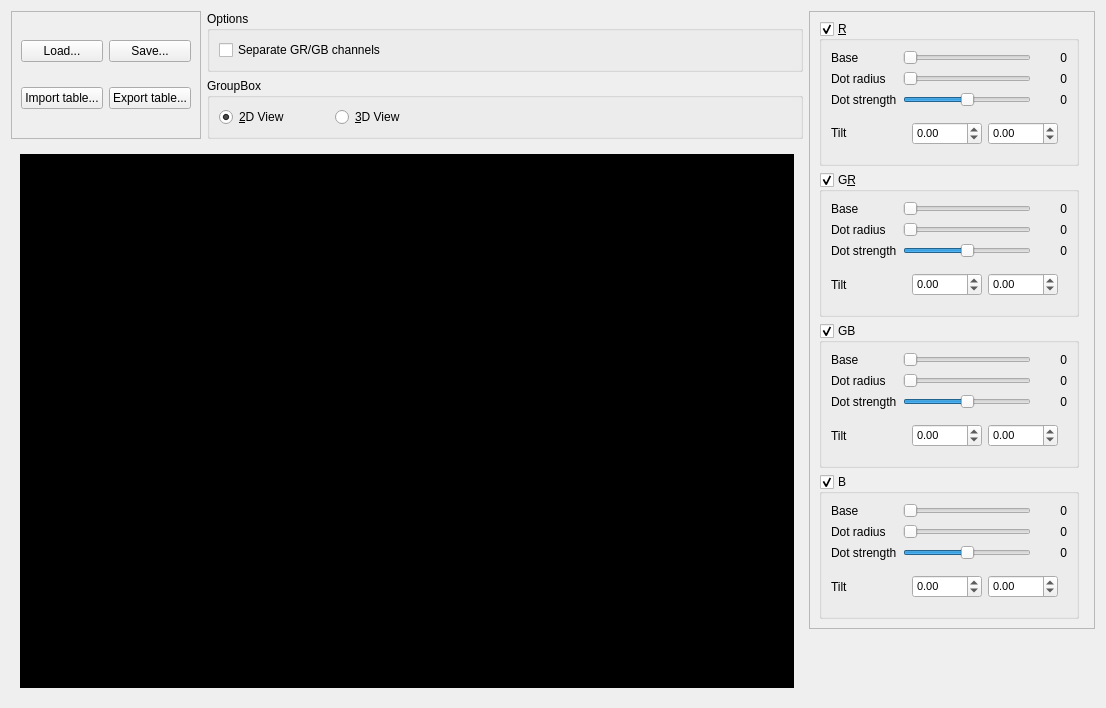
<?xml version="1.0" encoding="UTF-8"?>
<ui version="4.0">
 <class>MainWindow</class>
 <widget class="QWidget" name="MainWindow">
  <property name="geometry">
   <rect>
    <x>0</x>
    <y>0</y>
    <width>1106</width>
    <height>708</height>
   </rect>
  </property>
  <property name="windowTitle">
   <string>Lens Shader Editor</string>
  </property>
  <layout class="QGridLayout" name="gridLayout_8">
   <item row="0" column="0" rowspan="2">
    <widget class="QFrame" name="frame_2">
     <property name="frameShape">
      <enum>QFrame::StyledPanel</enum>
     </property>
     <property name="frameShadow">
      <enum>QFrame::Raised</enum>
     </property>
     <layout class="QGridLayout" name="gridLayout_11">
      <item row="0" column="0">
       <widget class="QPushButton" name="loadBtn">
        <property name="text">
         <string>Load...</string>
        </property>
       </widget>
      </item>
      <item row="0" column="1">
       <widget class="QPushButton" name="saveBtn">
        <property name="text">
         <string>Save...</string>
        </property>
       </widget>
      </item>
      <item row="1" column="0">
       <widget class="QPushButton" name="importBtn">
        <property name="text">
         <string>Import table...</string>
        </property>
       </widget>
      </item>
      <item row="1" column="1">
       <widget class="QPushButton" name="exportBtn">
        <property name="text">
         <string>Export table...</string>
        </property>
       </widget>
      </item>
     </layout>
    </widget>
   </item>
   <item row="0" column="2" rowspan="4">
    <widget class="QFrame" name="frame">
     <property name="frameShape">
      <enum>QFrame::StyledPanel</enum>
     </property>
     <property name="frameShadow">
      <enum>QFrame::Raised</enum>
     </property>
     <layout class="QGridLayout" name="gridLayout_5">
      <item row="5" column="0" colspan="2">
       <widget class="QGroupBox" name="groupBox_2">
        <property name="sizePolicy">
         <sizepolicy hsizetype="Maximum" vsizetype="Preferred">
          <horstretch>0</horstretch>
          <verstretch>0</verstretch>
         </sizepolicy>
        </property>
        <property name="title">
         <string>GB</string>
        </property>
        <property name="checkable">
         <bool>true</bool>
        </property>
        <layout class="QGridLayout" name="gridLayout_3">
         <item row="0" column="0">
          <widget class="QLabel" name="label_8">
           <property name="text">
            <string>Base</string>
           </property>
          </widget>
         </item>
         <item row="0" column="1">
          <widget class="QSlider" name="gb_base">
           <property name="minimumSize">
            <size>
             <width>128</width>
             <height>0</height>
            </size>
           </property>
           <property name="maximum">
            <number>255</number>
           </property>
           <property name="orientation">
            <enum>Qt::Horizontal</enum>
           </property>
          </widget>
         </item>
         <item row="1" column="0">
          <widget class="QLabel" name="label_9">
           <property name="text">
            <string>Dot radius</string>
           </property>
          </widget>
         </item>
         <item row="1" column="1">
          <widget class="QSlider" name="gb_radius">
           <property name="minimumSize">
            <size>
             <width>128</width>
             <height>0</height>
            </size>
           </property>
           <property name="maximum">
            <number>100</number>
           </property>
           <property name="orientation">
            <enum>Qt::Horizontal</enum>
           </property>
          </widget>
         </item>
         <item row="2" column="0">
          <widget class="QLabel" name="label_10">
           <property name="text">
            <string>Dot strength</string>
           </property>
          </widget>
         </item>
         <item row="2" column="1">
          <widget class="QSlider" name="gb_strength">
           <property name="minimumSize">
            <size>
             <width>128</width>
             <height>0</height>
            </size>
           </property>
           <property name="minimum">
            <number>-128</number>
           </property>
           <property name="maximum">
            <number>128</number>
           </property>
           <property name="orientation">
            <enum>Qt::Horizontal</enum>
           </property>
          </widget>
         </item>
         <item row="0" column="2">
          <widget class="QLabel" name="gb_v_base">
           <property name="minimumSize">
            <size>
             <width>30</width>
             <height>0</height>
            </size>
           </property>
           <property name="text">
            <string>0</string>
           </property>
           <property name="alignment">
            <set>Qt::AlignRight|Qt::AlignTrailing|Qt::AlignVCenter</set>
           </property>
          </widget>
         </item>
         <item row="1" column="2">
          <widget class="QLabel" name="gb_v_radius">
           <property name="minimumSize">
            <size>
             <width>30</width>
             <height>0</height>
            </size>
           </property>
           <property name="text">
            <string>0</string>
           </property>
           <property name="alignment">
            <set>Qt::AlignRight|Qt::AlignTrailing|Qt::AlignVCenter</set>
           </property>
          </widget>
         </item>
         <item row="2" column="2">
          <widget class="QLabel" name="gb_v_strength">
           <property name="minimumSize">
            <size>
             <width>30</width>
             <height>0</height>
            </size>
           </property>
           <property name="text">
            <string>0</string>
           </property>
           <property name="alignment">
            <set>Qt::AlignRight|Qt::AlignTrailing|Qt::AlignVCenter</set>
           </property>
          </widget>
         </item>
         <item row="3" column="0">
          <widget class="QLabel" name="label_15">
           <property name="text">
            <string>Tilt</string>
           </property>
          </widget>
         </item>
         <item row="3" column="1" colspan="2">
          <widget class="QWidget" name="widget_4" native="true">
           <layout class="QGridLayout" name="gridLayout_13">
            <item row="0" column="0">
             <widget class="QDoubleSpinBox" name="gb_tilt_h">
              <property name="font">
               <font>
                <pointsize>8</pointsize>
               </font>
              </property>
              <property name="minimum">
               <double>-45.000000000000000</double>
              </property>
              <property name="maximum">
               <double>45.000000000000000</double>
              </property>
             </widget>
            </item>
            <item row="0" column="1">
             <widget class="QDoubleSpinBox" name="gb_tilt_v">
              <property name="font">
               <font>
                <pointsize>8</pointsize>
               </font>
              </property>
              <property name="minimum">
               <double>-45.000000000000000</double>
              </property>
              <property name="maximum">
               <double>45.000000000000000</double>
              </property>
             </widget>
            </item>
           </layout>
          </widget>
         </item>
        </layout>
       </widget>
      </item>
      <item row="6" column="0" colspan="2">
       <widget class="QGroupBox" name="groupBox_3">
        <property name="sizePolicy">
         <sizepolicy hsizetype="Maximum" vsizetype="Preferred">
          <horstretch>0</horstretch>
          <verstretch>0</verstretch>
         </sizepolicy>
        </property>
        <property name="title">
         <string>B</string>
        </property>
        <property name="checkable">
         <bool>true</bool>
        </property>
        <layout class="QGridLayout" name="gridLayout_4">
         <item row="1" column="0">
          <widget class="QLabel" name="label_12">
           <property name="text">
            <string>Dot radius</string>
           </property>
          </widget>
         </item>
         <item row="1" column="1">
          <widget class="QSlider" name="b_radius">
           <property name="minimumSize">
            <size>
             <width>128</width>
             <height>0</height>
            </size>
           </property>
           <property name="maximum">
            <number>100</number>
           </property>
           <property name="orientation">
            <enum>Qt::Horizontal</enum>
           </property>
          </widget>
         </item>
         <item row="2" column="0">
          <widget class="QLabel" name="label_13">
           <property name="text">
            <string>Dot strength</string>
           </property>
          </widget>
         </item>
         <item row="2" column="1">
          <widget class="QSlider" name="b_strength">
           <property name="minimumSize">
            <size>
             <width>128</width>
             <height>0</height>
            </size>
           </property>
           <property name="minimum">
            <number>-128</number>
           </property>
           <property name="maximum">
            <number>128</number>
           </property>
           <property name="orientation">
            <enum>Qt::Horizontal</enum>
           </property>
          </widget>
         </item>
         <item row="0" column="0">
          <widget class="QLabel" name="label_11">
           <property name="text">
            <string>Base</string>
           </property>
          </widget>
         </item>
         <item row="0" column="1">
          <widget class="QSlider" name="b_base">
           <property name="minimumSize">
            <size>
             <width>128</width>
             <height>0</height>
            </size>
           </property>
           <property name="maximum">
            <number>255</number>
           </property>
           <property name="orientation">
            <enum>Qt::Horizontal</enum>
           </property>
          </widget>
         </item>
         <item row="0" column="2">
          <widget class="QLabel" name="b_v_base">
           <property name="minimumSize">
            <size>
             <width>30</width>
             <height>0</height>
            </size>
           </property>
           <property name="text">
            <string>0</string>
           </property>
           <property name="alignment">
            <set>Qt::AlignRight|Qt::AlignTrailing|Qt::AlignVCenter</set>
           </property>
          </widget>
         </item>
         <item row="1" column="2">
          <widget class="QLabel" name="b_v_radius">
           <property name="minimumSize">
            <size>
             <width>30</width>
             <height>0</height>
            </size>
           </property>
           <property name="text">
            <string>0</string>
           </property>
           <property name="alignment">
            <set>Qt::AlignRight|Qt::AlignTrailing|Qt::AlignVCenter</set>
           </property>
          </widget>
         </item>
         <item row="2" column="2">
          <widget class="QLabel" name="b_v_strength">
           <property name="minimumSize">
            <size>
             <width>30</width>
             <height>0</height>
            </size>
           </property>
           <property name="text">
            <string>0</string>
           </property>
           <property name="alignment">
            <set>Qt::AlignRight|Qt::AlignTrailing|Qt::AlignVCenter</set>
           </property>
          </widget>
         </item>
         <item row="3" column="1" colspan="2">
          <widget class="QWidget" name="widget_5" native="true">
           <layout class="QGridLayout" name="gridLayout_14">
            <item row="0" column="0">
             <widget class="QDoubleSpinBox" name="b_tilt_h">
              <property name="font">
               <font>
                <pointsize>8</pointsize>
               </font>
              </property>
              <property name="minimum">
               <double>-45.000000000000000</double>
              </property>
              <property name="maximum">
               <double>45.000000000000000</double>
              </property>
             </widget>
            </item>
            <item row="0" column="1">
             <widget class="QDoubleSpinBox" name="b_tilt_v">
              <property name="font">
               <font>
                <pointsize>8</pointsize>
               </font>
              </property>
              <property name="minimum">
               <double>-45.000000000000000</double>
              </property>
              <property name="maximum">
               <double>45.000000000000000</double>
              </property>
             </widget>
            </item>
           </layout>
          </widget>
         </item>
         <item row="3" column="0">
          <widget class="QLabel" name="label_16">
           <property name="text">
            <string>Tilt</string>
           </property>
          </widget>
         </item>
        </layout>
       </widget>
      </item>
      <item row="1" column="0" colspan="2">
       <widget class="QGroupBox" name="groupBox">
        <property name="sizePolicy">
         <sizepolicy hsizetype="Maximum" vsizetype="Preferred">
          <horstretch>0</horstretch>
          <verstretch>0</verstretch>
         </sizepolicy>
        </property>
        <property name="title">
         <string>&amp;R</string>
        </property>
        <property name="checkable">
         <bool>true</bool>
        </property>
        <layout class="QGridLayout" name="gridLayout">
         <item row="0" column="0">
          <widget class="QLabel" name="label_2">
           <property name="text">
            <string>Base</string>
           </property>
          </widget>
         </item>
         <item row="2" column="0">
          <widget class="QLabel" name="label_4">
           <property name="text">
            <string>Dot strength</string>
           </property>
          </widget>
         </item>
         <item row="2" column="1">
          <widget class="QSlider" name="r_strength">
           <property name="minimumSize">
            <size>
             <width>128</width>
             <height>0</height>
            </size>
           </property>
           <property name="minimum">
            <number>-128</number>
           </property>
           <property name="maximum">
            <number>128</number>
           </property>
           <property name="orientation">
            <enum>Qt::Horizontal</enum>
           </property>
          </widget>
         </item>
         <item row="1" column="0">
          <widget class="QLabel" name="label_3">
           <property name="text">
            <string>Dot radius</string>
           </property>
          </widget>
         </item>
         <item row="0" column="1">
          <widget class="QSlider" name="r_base">
           <property name="minimumSize">
            <size>
             <width>128</width>
             <height>0</height>
            </size>
           </property>
           <property name="maximum">
            <number>255</number>
           </property>
           <property name="orientation">
            <enum>Qt::Horizontal</enum>
           </property>
          </widget>
         </item>
         <item row="1" column="1">
          <widget class="QSlider" name="r_radius">
           <property name="minimumSize">
            <size>
             <width>128</width>
             <height>0</height>
            </size>
           </property>
           <property name="maximum">
            <number>100</number>
           </property>
           <property name="orientation">
            <enum>Qt::Horizontal</enum>
           </property>
          </widget>
         </item>
         <item row="2" column="2">
          <widget class="QLabel" name="r_v_strength">
           <property name="minimumSize">
            <size>
             <width>30</width>
             <height>0</height>
            </size>
           </property>
           <property name="text">
            <string>0</string>
           </property>
           <property name="alignment">
            <set>Qt::AlignRight|Qt::AlignTrailing|Qt::AlignVCenter</set>
           </property>
          </widget>
         </item>
         <item row="3" column="0">
          <widget class="QLabel" name="label">
           <property name="sizePolicy">
            <sizepolicy hsizetype="Preferred" vsizetype="Maximum">
             <horstretch>0</horstretch>
             <verstretch>0</verstretch>
            </sizepolicy>
           </property>
           <property name="text">
            <string>Tilt</string>
           </property>
          </widget>
         </item>
         <item row="0" column="2">
          <widget class="QLabel" name="r_v_base">
           <property name="minimumSize">
            <size>
             <width>30</width>
             <height>0</height>
            </size>
           </property>
           <property name="text">
            <string>0</string>
           </property>
           <property name="alignment">
            <set>Qt::AlignRight|Qt::AlignTrailing|Qt::AlignVCenter</set>
           </property>
          </widget>
         </item>
         <item row="1" column="2">
          <widget class="QLabel" name="r_v_radius">
           <property name="minimumSize">
            <size>
             <width>30</width>
             <height>0</height>
            </size>
           </property>
           <property name="text">
            <string>0</string>
           </property>
           <property name="alignment">
            <set>Qt::AlignRight|Qt::AlignTrailing|Qt::AlignVCenter</set>
           </property>
          </widget>
         </item>
         <item row="3" column="1" colspan="2">
          <widget class="QWidget" name="widget" native="true">
           <property name="sizePolicy">
            <sizepolicy hsizetype="Preferred" vsizetype="Maximum">
             <horstretch>0</horstretch>
             <verstretch>0</verstretch>
            </sizepolicy>
           </property>
           <layout class="QGridLayout" name="gridLayout_10">
            <item row="0" column="0">
             <widget class="QDoubleSpinBox" name="r_tilt_h">
              <property name="sizePolicy">
               <sizepolicy hsizetype="Minimum" vsizetype="Fixed">
                <horstretch>0</horstretch>
                <verstretch>0</verstretch>
               </sizepolicy>
              </property>
              <property name="font">
               <font>
                <pointsize>8</pointsize>
               </font>
              </property>
              <property name="minimum">
               <double>-45.000000000000000</double>
              </property>
              <property name="maximum">
               <double>45.000000000000000</double>
              </property>
             </widget>
            </item>
            <item row="0" column="1">
             <widget class="QDoubleSpinBox" name="r_tilt_v">
              <property name="sizePolicy">
               <sizepolicy hsizetype="Minimum" vsizetype="Maximum">
                <horstretch>0</horstretch>
                <verstretch>0</verstretch>
               </sizepolicy>
              </property>
              <property name="font">
               <font>
                <pointsize>8</pointsize>
               </font>
              </property>
              <property name="minimum">
               <double>-45.000000000000000</double>
              </property>
              <property name="maximum">
               <double>45.000000000000000</double>
              </property>
             </widget>
            </item>
           </layout>
          </widget>
         </item>
        </layout>
       </widget>
      </item>
      <item row="4" column="0">
       <widget class="QGroupBox" name="groupBox_1">
        <property name="sizePolicy">
         <sizepolicy hsizetype="Maximum" vsizetype="Preferred">
          <horstretch>0</horstretch>
          <verstretch>0</verstretch>
         </sizepolicy>
        </property>
        <property name="title">
         <string>G&amp;R</string>
        </property>
        <property name="checkable">
         <bool>true</bool>
        </property>
        <layout class="QGridLayout" name="gridLayout_2">
         <item row="0" column="0">
          <widget class="QLabel" name="label_5">
           <property name="text">
            <string>Base</string>
           </property>
          </widget>
         </item>
         <item row="2" column="0">
          <widget class="QLabel" name="label_7">
           <property name="text">
            <string>Dot strength</string>
           </property>
          </widget>
         </item>
         <item row="1" column="0">
          <widget class="QLabel" name="label_6">
           <property name="text">
            <string>Dot radius</string>
           </property>
          </widget>
         </item>
         <item row="1" column="1">
          <widget class="QSlider" name="gr_radius">
           <property name="minimumSize">
            <size>
             <width>128</width>
             <height>0</height>
            </size>
           </property>
           <property name="maximum">
            <number>100</number>
           </property>
           <property name="orientation">
            <enum>Qt::Horizontal</enum>
           </property>
          </widget>
         </item>
         <item row="0" column="1">
          <widget class="QSlider" name="gr_base">
           <property name="minimumSize">
            <size>
             <width>128</width>
             <height>0</height>
            </size>
           </property>
           <property name="maximum">
            <number>255</number>
           </property>
           <property name="orientation">
            <enum>Qt::Horizontal</enum>
           </property>
          </widget>
         </item>
         <item row="1" column="2">
          <widget class="QLabel" name="gr_v_radius">
           <property name="minimumSize">
            <size>
             <width>30</width>
             <height>0</height>
            </size>
           </property>
           <property name="text">
            <string>0</string>
           </property>
           <property name="alignment">
            <set>Qt::AlignRight|Qt::AlignTrailing|Qt::AlignVCenter</set>
           </property>
          </widget>
         </item>
         <item row="2" column="2">
          <widget class="QLabel" name="gr_v_strength">
           <property name="minimumSize">
            <size>
             <width>30</width>
             <height>0</height>
            </size>
           </property>
           <property name="text">
            <string>0</string>
           </property>
           <property name="alignment">
            <set>Qt::AlignRight|Qt::AlignTrailing|Qt::AlignVCenter</set>
           </property>
          </widget>
         </item>
         <item row="0" column="2">
          <widget class="QLabel" name="gr_v_base">
           <property name="minimumSize">
            <size>
             <width>30</width>
             <height>0</height>
            </size>
           </property>
           <property name="text">
            <string>0</string>
           </property>
           <property name="alignment">
            <set>Qt::AlignRight|Qt::AlignTrailing|Qt::AlignVCenter</set>
           </property>
          </widget>
         </item>
         <item row="2" column="1">
          <widget class="QSlider" name="gr_strength">
           <property name="minimumSize">
            <size>
             <width>128</width>
             <height>0</height>
            </size>
           </property>
           <property name="minimum">
            <number>-128</number>
           </property>
           <property name="maximum">
            <number>128</number>
           </property>
           <property name="orientation">
            <enum>Qt::Horizontal</enum>
           </property>
          </widget>
         </item>
         <item row="3" column="0">
          <widget class="QLabel" name="label_14">
           <property name="text">
            <string>Tilt</string>
           </property>
          </widget>
         </item>
         <item row="3" column="1" colspan="2">
          <widget class="QWidget" name="widget_3" native="true">
           <layout class="QGridLayout" name="gridLayout_12">
            <item row="0" column="0">
             <widget class="QDoubleSpinBox" name="gr_tilt_h">
              <property name="font">
               <font>
                <pointsize>8</pointsize>
               </font>
              </property>
              <property name="minimum">
               <double>-45.000000000000000</double>
              </property>
              <property name="maximum">
               <double>45.000000000000000</double>
              </property>
             </widget>
            </item>
            <item row="0" column="1">
             <widget class="QDoubleSpinBox" name="gr_tilt_v">
              <property name="font">
               <font>
                <pointsize>8</pointsize>
               </font>
              </property>
              <property name="minimum">
               <double>-45.000000000000000</double>
              </property>
              <property name="maximum">
               <double>45.000000000000000</double>
              </property>
             </widget>
            </item>
           </layout>
          </widget>
         </item>
        </layout>
       </widget>
      </item>
     </layout>
    </widget>
   </item>
   <item row="1" column="1">
    <widget class="QGroupBox" name="groupBox_5">
     <property name="sizePolicy">
      <sizepolicy hsizetype="Preferred" vsizetype="Maximum">
       <horstretch>0</horstretch>
       <verstretch>0</verstretch>
      </sizepolicy>
     </property>
     <property name="title">
      <string>GroupBox</string>
     </property>
     <layout class="QGridLayout" name="gridLayout_7">
      <item row="0" column="0">
       <widget class="QRadioButton" name="view2d">
        <property name="text">
         <string>&amp;2D View</string>
        </property>
        <property name="checked">
         <bool>true</bool>
        </property>
       </widget>
      </item>
      <item row="0" column="1">
       <spacer name="horizontalSpacer_2">
        <property name="orientation">
         <enum>Qt::Horizontal</enum>
        </property>
        <property name="sizeType">
         <enum>QSizePolicy::Minimum</enum>
        </property>
        <property name="sizeHint" stdset="0">
         <size>
          <width>40</width>
          <height>20</height>
         </size>
        </property>
       </spacer>
      </item>
      <item row="0" column="2">
       <widget class="QRadioButton" name="view3d">
        <property name="text">
         <string>&amp;3D View</string>
        </property>
       </widget>
      </item>
      <item row="0" column="3">
       <spacer name="horizontalSpacer">
        <property name="orientation">
         <enum>Qt::Horizontal</enum>
        </property>
        <property name="sizeHint" stdset="0">
         <size>
          <width>40</width>
          <height>20</height>
         </size>
        </property>
       </spacer>
      </item>
     </layout>
    </widget>
   </item>
   <item row="4" column="2">
    <spacer name="verticalSpacer">
     <property name="orientation">
      <enum>Qt::Vertical</enum>
     </property>
     <property name="sizeHint" stdset="0">
      <size>
       <width>20</width>
       <height>40</height>
      </size>
     </property>
    </spacer>
   </item>
   <item row="2" column="0" rowspan="3" colspan="2">
    <widget class="QWidget" name="view" native="true">
     <layout class="QGridLayout" name="gridLayout_9">
      <item row="0" column="0">
       <widget class="QLabel" name="shader">
        <property name="sizePolicy">
         <sizepolicy hsizetype="Expanding" vsizetype="Expanding">
          <horstretch>0</horstretch>
          <verstretch>0</verstretch>
         </sizepolicy>
        </property>
        <property name="styleSheet">
         <string notr="true">background-color: rgb(0, 0, 0);</string>
        </property>
        <property name="text">
         <string/>
        </property>
        <property name="scaledContents">
         <bool>true</bool>
        </property>
       </widget>
      </item>
     </layout>
    </widget>
   </item>
   <item row="0" column="1">
    <widget class="QGroupBox" name="groupBox_4">
     <property name="sizePolicy">
      <sizepolicy hsizetype="Preferred" vsizetype="Maximum">
       <horstretch>0</horstretch>
       <verstretch>0</verstretch>
      </sizepolicy>
     </property>
     <property name="title">
      <string>Options</string>
     </property>
     <layout class="QGridLayout" name="gridLayout_6">
      <item row="0" column="0">
       <widget class="QCheckBox" name="separate_gr_gb">
        <property name="text">
         <string>Separate GR/GB channels</string>
        </property>
       </widget>
      </item>
     </layout>
    </widget>
   </item>
  </layout>
 </widget>
 <resources/>
 <connections/>
</ui>
